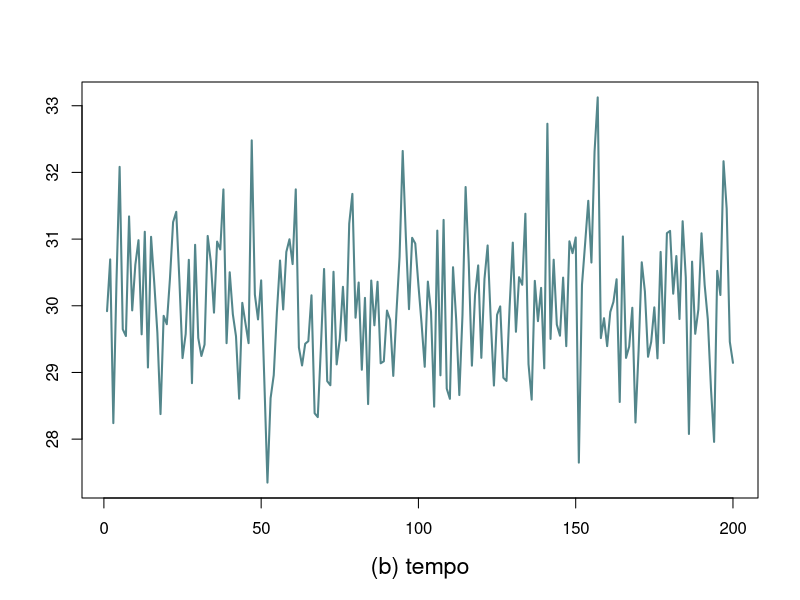
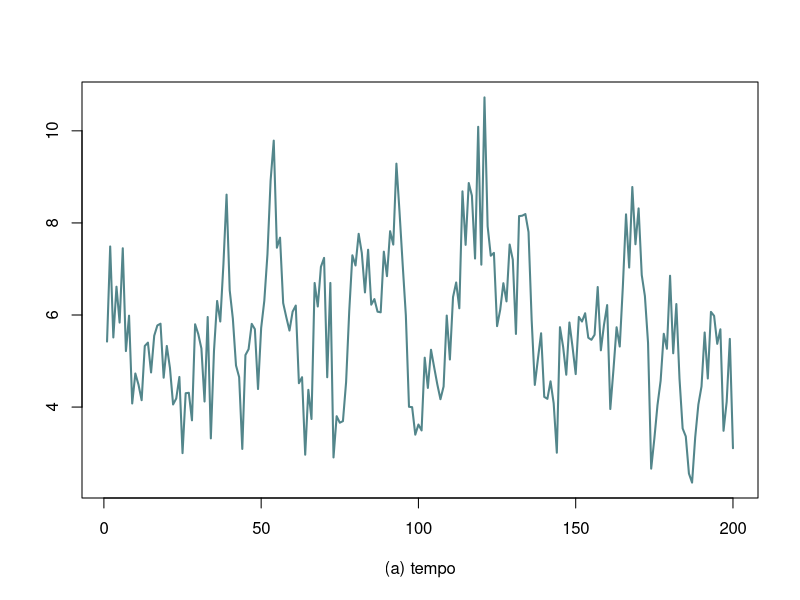
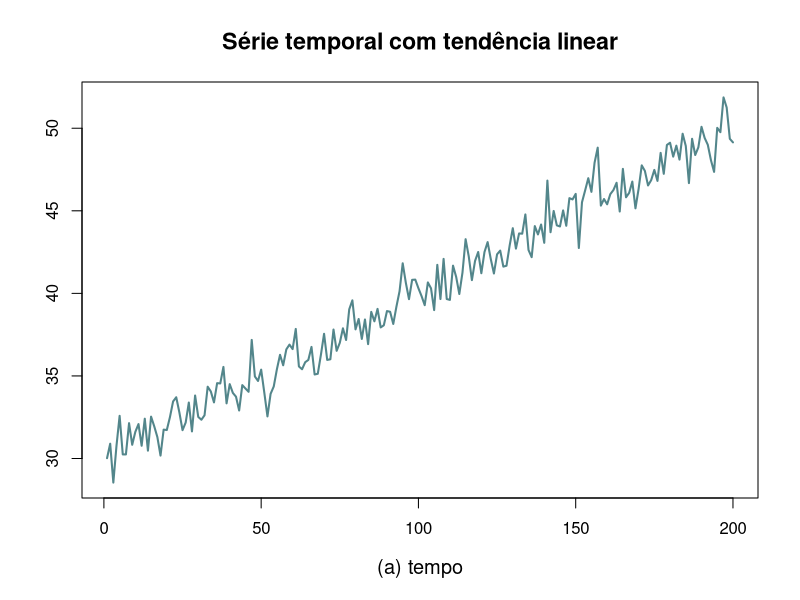
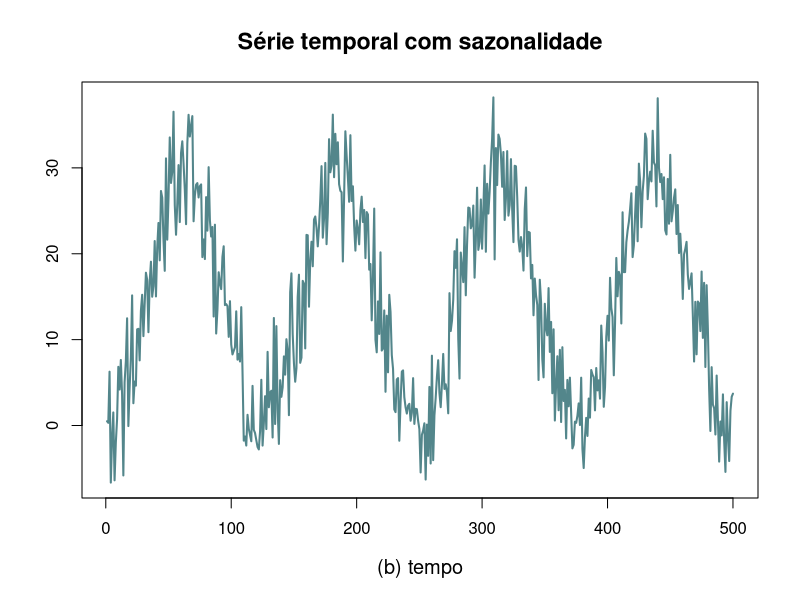
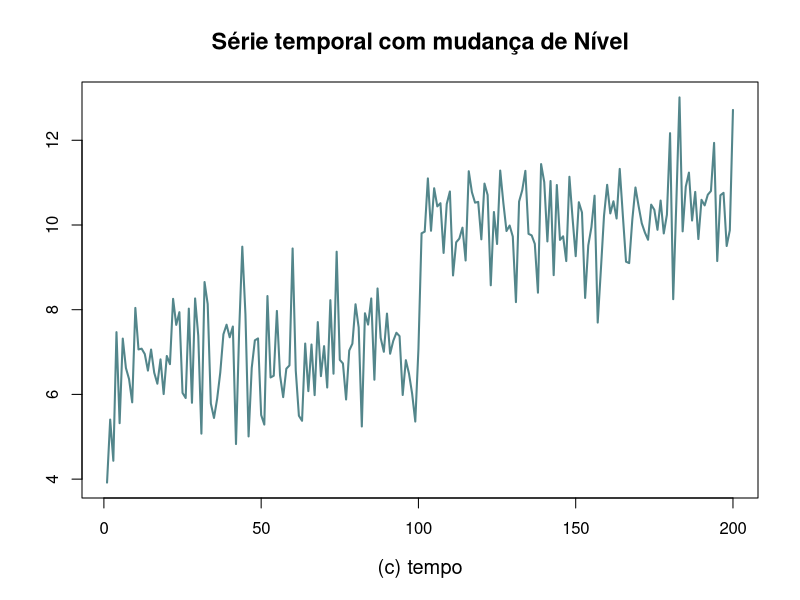
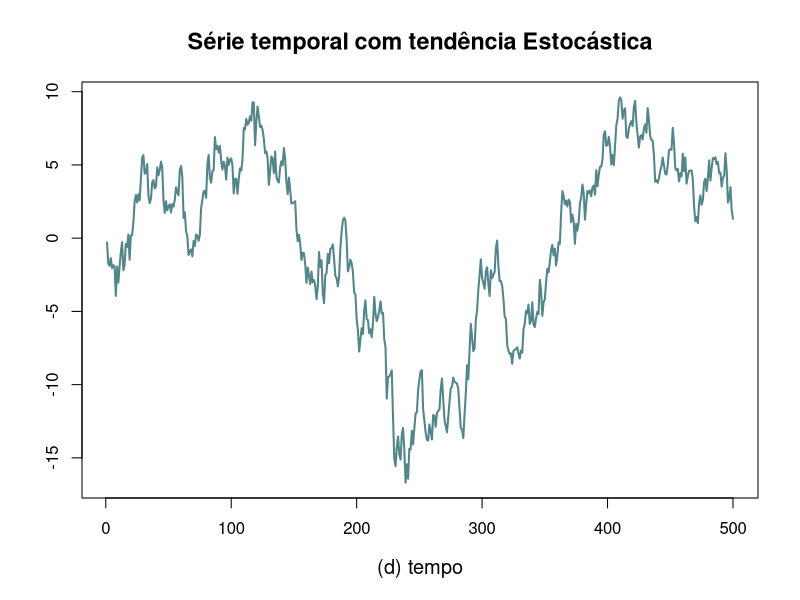
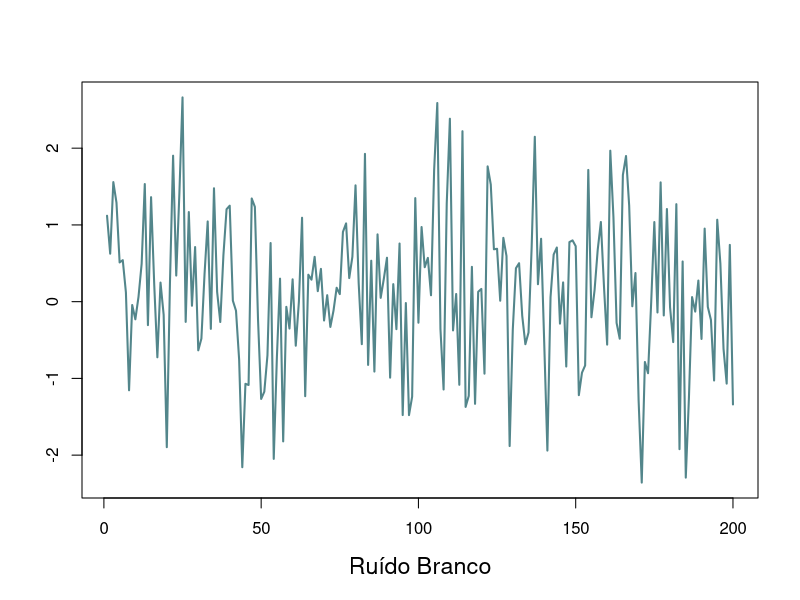
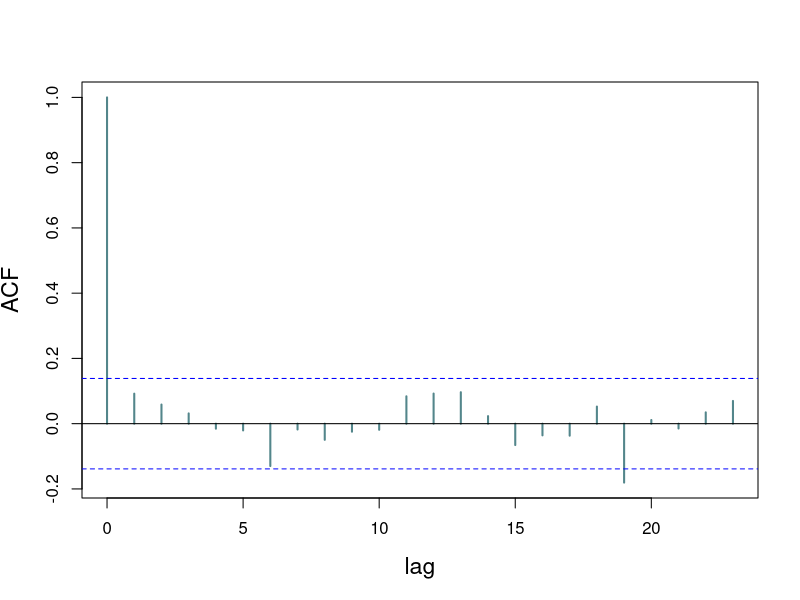

Write the R code that produced these figures, in order.
## ---- chunk 1
#para colorir frases
colorize <- function(x, color) {
  if (knitr::is_latex_output()) {
    sprintf("\\textcolor{%s}{%s}", color, x)
  } else if (knitr::is_html_output()) {
    sprintf("<span style='color: %s;'>%s</span>", color, 
      x)
  } else x
}
## ---- chunk 2
set.seed(1231)
eps=rnorm(200)+30
x=eps+0.1*(1:200)
sk=arima.sim(n=200,model=list(ar=0.6,ma=c(-0.2,0.6)))
plot(eps,type="l",lwd=2,cex.lab=1.4, xlab="(b) tempo",ylab="", main="", cex.main=1.7,col="cadetblue4")
plot(sk+6,type="l",lwd=2,cex.lab=1.4, xlab="(a) tempo",ylab="", main="", cex.main=1.7,col="cadetblue4")
## ---- chunk 3
set.seed(1231)
eps=rnorm(200)+30
x=eps+0.1*(1:200)
plot(x,type="l", lwd=2,cex.lab=1.2, xlab="(a) tempo",ylab="", main="Série temporal com tendência linear", cex.main=1.4,col="cadetblue4")
y= 30*(sin(2*pi*(1:500)/250)^2)+rnorm(500,sd=4)
plot(y, type="l", lwd=2,cex.lab=1.2, xlab="(b) tempo",ylab="", main="Série temporal com sazonalidade", cex.main=1.4,col="cadetblue4")
z=c(rnorm(100)+7,rnorm(100)+10)
plot(z,type="l",lwd=2,cex.lab=1.2, xlab="(c) tempo",ylab="", main="Série temporal com mudança de Nível", cex.main=1.4,col="cadetblue4")
w=cumsum(rnorm(500))
plot(w,type="l",lwd=2,cex.lab=1.2, xlab="(d) tempo",ylab="", main="Série temporal com tendência Estocástica", cex.main=1.4,col="cadetblue4")

## ---- chunk 4
set.seed(5647)
eps=rnorm(200)

plot(eps,type="l",lwd=2,cex.lab=1.4, xlab="Ruído Branco",ylab="", cex.main=1.7,col="cadetblue4")
acf(eps,lwd=2,cex.lab=1.4, xlab=" lag ", main=" ", cex.main=1.7,col="cadetblue4")
pacf(eps,lwd=2,cex.lab=1.4, xlab=" lag ", main=" ", cex.main=1.7,col="cadetblue4",ylim=c(-0.9,0.9))
## ---- chunk 5
set.seed(1231)
eps=rnorm(200)
rw=cumsum(eps)
plot(rw,type="l",lwd=2,cex.lab=1.4, xlab=" tempo",ylab="", main="(a)", cex.main=1.7,col="cadetblue4")
acf(rw,type = "correlation",lag.max = 50,cex.main=1.7,col="cadetblue4",ylab="FAC",lwd=4,main="(b)")
acf(rw,type = "partial" ,lag.max = 50,cex.main=1.7,col="cadetblue4",ylab="FACP",lwd=4,main="(c)")
## ---- chunk 6
set.seed(12322)
ar1=arima.sim(n=200,model=list(ar=0.5))
plot(ar1,type="l",lwd=2,cex.lab=1.4, xlab=" tempo",ylab="", main="(a)", cex.main=1.7,col="cadetblue4")
acf(ar1,type = "correlation",lag.max = 50,cex.main=1.7,col="cadetblue4",ylab="FAC",lwd=4,main="(b)")
acf(ar1,type = "partial" ,lag.max = 50,cex.main=1.7,col="cadetblue4",ylab="FACP",lwd=4,main="(c)")
## ---- chunk 7
set.seed(12322)
ar1m=arima.sim(n=200,model=list(ar=-0.5))
plot(ar1m,type="l",lwd=2,cex.lab=1.4, xlab=" tempo",ylab="", main="(a)", cex.main=1.7,col="cadetblue4")
acf(ar1m,type = "correlation",lag.max = 50,cex.main=1.7,col="cadetblue4",ylab="FAC",lwd=4,main="(b)")
acf(ar1m,type = "partial" ,lag.max = 50,cex.main=1.7,col="cadetblue4",ylab="FACP",lwd=4,main="(c)")
## ---- chunk 8
set.seed(12322)
ar108=arima.sim(n=200,model=list(ar=-0.5))
plot(ar108,type="l",lwd=2,cex.lab=1.4, xlab=" tempo",ylab="", main="(a)", cex.main=1.7,col="cadetblue4")
acf(ar108,type = "correlation",lag.max = 50,cex.main=1.7,col="cadetblue4",ylab="FAC",lwd=4,main="(b)")
acf(ar108,type = "partial" ,lag.max = 50,cex.main=1.7,col="cadetblue4",ylab="FACP",lwd=4,main="(c)")
## ---- chunk 9
set.seed(12322)
ar2=arima.sim(n=200,model=list(ar=c(0.5,-0.7)))
plot(ar2,type="l",lwd=2,cex.lab=1.4, xlab=" tempo",ylab="", main="(a)", cex.main=1.7,col="cadetblue4")
acf(ar2,type = "correlation",lag.max = 50,cex.main=1.7,col="cadetblue4",ylab="FAC",lwd=4,main="(b)")
acf(ar2,type = "partial" ,lag.max = 50,cex.main=1.7,col="cadetblue4",ylab="FACP",lwd=4,main="(c)")
## ---- chunk 10
set.seed(12322)
ar3=arima.sim(n=200,model=list(ar=c(0.5,-0.7,0.6)))
plot(ar3,type="l",lwd=2,cex.lab=1.4, xlab=" tempo",ylab="", main="(a)", cex.main=1.7,col="cadetblue4")
acf(ar3,type = "correlation",lag.max = 50,cex.main=1.7,col="cadetblue4",ylab="FAC",lwd=4,main="(b)")
acf(ar3,type = "partial" ,lag.max = 50,cex.main=1.7,col="cadetblue4",ylab="FACP",lwd=4,main="(c)")
## ---- chunk 11
# MA(1) Simulado
set.seed(12322)
ma1_1=arima.sim(n=200,model=list(ma=c(1)))
plot(ma1_1,type="l",lwd=2,cex.lab=1.4, xlab=" tempo",ylab="", main="(a)", cex.main=1.7,col="cadetblue4")
acf(ma1_1,type = "correlation",lag.max = 50,cex.main=1.7,col="cadetblue4",ylab="FAC",lwd=4,main="(b)")
acf(ma1_1,type = "partial" ,lag.max = 50,cex.main=1.7,col="cadetblue4",ylab="FACP",lwd=4,main="(c)")
## ---- chunk 12
# MA(1) Simulado
set.seed(12322)
ma1_m08=arima.sim(n=200,model=list(ma=c(-0.8)))
plot(ma1_m08,type="l",lwd=2,cex.lab=1.4, xlab=" tempo",ylab="", main="(a)", cex.main=1.7,col="cadetblue4")
acf(ma1_m08,type = "correlation",lag.max = 50,cex.main=1.7,col="cadetblue4",ylab="FAC",lwd=4,main="(b)")
acf(ma1_m08,type = "partial" ,lag.max = 50,cex.main=1.7,col="cadetblue4",ylab="FACP",lwd=4,main="(c)")
## ---- chunk 13
# MA(1) Simulado
set.seed(1234)
ma1_m0804=arima.sim(n=300,model=list(ma=c(-0.8,0.4)))
plot(ma1_m0804,type="l",lwd=2,cex.lab=1.4, xlab=" tempo",ylab="", main="(a)", cex.main=1.7,col="cadetblue4")
acf(ma1_m0804,type = "correlation",lag.max = 50,cex.main=1.7,col="cadetblue4",ylab="FAC",lwd=4,main="(b)")
acf(ma1_m0804,type = "partial" ,lag.max = 50,cex.main=1.7,col="cadetblue4",ylab="FACP",lwd=4,main="(c)")
## ---- chunk 14
# MA(1) Simulado
set.seed(12341)
ma1_m080414=arima.sim(n=300,model=list(ma=c(-0.8,0.4,1.4)))
plot(ma1_m080414,type="l",lwd=2,cex.lab=1.4, xlab=" tempo",ylab="", main="(a)", cex.main=1.7,col="cadetblue4")
acf(ma1_m080414,type = "correlation",lag.max = 50,cex.main=1.7,col="cadetblue4",ylab="FAC",lwd=4,main="(b)")
acf(ma1_m080414,type = "partial" ,lag.max = 50,cex.main=1.7,col="cadetblue4",ylab="FACP",lwd=4,main="(c)")
## ---- chunk 15
# MA(1) Simulado
set.seed(12344)
exarma=arima.sim(n=300,model=list(ar=0.5,ma=c(0.4)))
plot(exarma,type="l",lwd=2,cex.lab=1.4, xlab=" tempo",ylab="", main="", cex.main=1.7,col="cadetblue4")
## ---- chunk 16
# MA(1) Simulado
set.seed(5541)
exarma22=arima.sim(n=100,model=list(ar=c(-0.3,-0.2),ma=c(-1,-0.7)))
acf(exarma22,type = "correlation",lag.max = 50,cex.main=1.7,col="cadetblue4",ylab="FAC",lwd=4,main="")
acf(exarma22,type = "partial" ,lag.max = 50,cex.main=1.7,col="cadetblue4",ylab="FACP",lwd=4,main="",ylim=c(-0.8,0.8))
